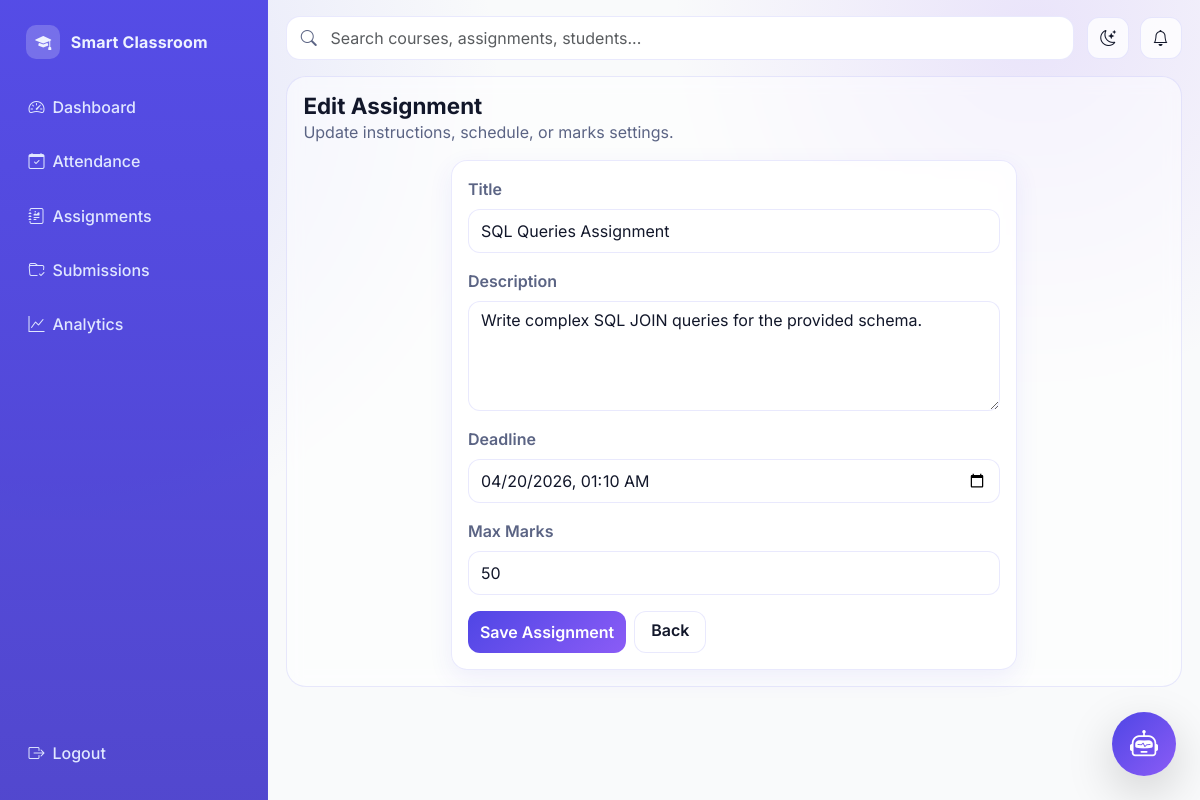
The app's page /teacher/assignments/2/edit (signed in) with its own data.
### models/__init__.py (models this page shows)
class Assignment(db.Model):
    id = db.Column(db.Integer, primary_key=True)
    teacher_id = db.Column(db.Integer, db.ForeignKey("teacher_profile.user_id"), nullable=False)
    title = db.Column(db.String(200), nullable=False)
    description = db.Column(db.Text, nullable=False)
    deadline = db.Column(db.DateTime, nullable=False)
    max_marks = db.Column(db.Integer, nullable=False)
    created_at = db.Column(db.DateTime, default=lambda: datetime.now(timezone.utc), nullable=False)
    submissions = db.relationship("Submission", backref="assignment", lazy=True, cascade="all, delete")

### routes/teacher_routes.py (the view, shortened to what this page needs)
@teacher_bp.route("/assignments/<int:assignment_id>/edit", methods=["GET", "POST"])
@login_required
@role_required("Teacher")
def edit_assignment(assignment_id):
    assignment = Assignment.query.filter_by(id=assignment_id, teacher_id=current_user.id).first_or_404()
    form = AssignmentForm(obj=assignment)
    return render_template("teacher/assignment_edit.html", form=form, assignment=assignment)

### forms/teacher_forms.py
class AssignmentForm(FlaskForm):
    title = StringField("Title", validators=[InputRequired(), Length(min=3, max=200)])
    description = TextAreaField("Description", validators=[InputRequired(), Length(min=5)])
    deadline = DateTimeLocalField("Deadline", format="%Y-%m-%dT%H:%M", validators=[InputRequired()])
    max_marks = IntegerField("Max Marks", validators=[InputRequired(), NumberRange(min=1, max=1000)])
    submit = SubmitField("Save Assignment")

### app.py (called while the page is built)
def create_app():
    app = Flask(__name__)
    app.config.from_object(Config)
    os.makedirs(app.config["UPLOAD_FOLDER"], exist_ok=True)
    db.init_app(app)
    bcrypt.init_app(app)
    login_manager.init_app(app)
    csrf.init_app(app)
    register_blueprints(app)
    @app.context_processor
    def inject_globals():
        return {"app_name": "College Management System"}
    with app.app_context():
        db.create_all()
    return app

### models/__init__.py (called while the page is built)
@login_manager.user_loader
def load_user(user_id):
    return User.query.get(int(user_id))

### templates/teacher/assignment_edit.html (shortened to what this page needs)
{% extends 'base.html' %} {% block title %} - Edit Assignment{% endblock %} {%
block content %}
<section class="page-header">
  <div>
    <h1 class="page-title">Edit Assignment</h1>
    <p class="text-muted-soft mb-0">
      Update instructions, schedule, or marks settings.
    </p>
  </div>
</section>
<div class="row justify-content-center">
  <div class="col-lg-8">
    <article class="app-card p-3">
      <form method="POST">
        <div class="mb-3">
          {{ form.title.label(class='form-label') }} {{
          form.title(class='form-control') }}
        </div>
        <div class="mb-3">
          {{ form.description.label(class='form-label') }} {{
          form.description(class='form-control', rows=4) }}
        </div>
        <div class="mb-3">
          {{ form.deadline.label(class='form-label') }} {{
          form.deadline(class='form-control') }}
        </div>
        <div class="mb-3">
          {{ form.max_marks.label(class='form-label') }} {{
          form.max_marks(class='form-control') }}
        </div>
        <div class="d-flex gap-2">
          {{ form.submit(class='btn btn-success') }}
          <a
            href="{{ url_for('teacher.assignments') }}"
            class="btn btn-soft px-3"
            >Back</a
          >
        </div>
      </form>
    </article>
  </div>
</div>
{% endblock %}

### static/css/styles.css (style rules this page uses)
:root { --bg: #f9fafb; --surface: rgba(255, 255, 255, 0.78); --surface-solid: #ffffff; --surface-muted: #f3f5fb; --text: #12172a; --text-soft: #5b6484; --primary: #4f46e5; --primary-2: #6366f1; --accent: #8b5cf6; --success: #16a34a; --danger: #ef4444; --warning: #f59e0b; --border: rgba(99, 102, 241, 0.14); --shadow-sm: 0 8px 24px rgba(79, 70, 229, 0.08); --shadow-md: 0 18px 44px rgba(31, 41, 55, 0.12); --radius-sm: 12px; --radius-md: 16px; --radius-lg: 20px; --transition: 240ms ease-in-out; }
* { box-sizing: border-box; }
html, body { margin: 0; padding: 0; min-height: 100%; font-family: "Inter", "Poppins", "Segoe UI", sans-serif; font-size: 16px; color: var(--text); background: radial-gradient( circle at 5% 12%, rgba(99, 102, 241, 0.16), transparent 33% ), radial-gradient( circle at 86% 4%, rgba(139, 92, 246, 0.14), transparent 28% ), var(--bg); }
a { color: inherit; }
.glass-card, .card, .app-card { border: 1px solid var(--border); background: var(--surface); backdrop-filter: blur(12px); border-radius: var(--radius-md); box-shadow: var(--shadow-sm); transition: transform var(--transition), box-shadow var(--transition), border-color var(--transition); }
.icon-btn, .btn-soft { border: 1px solid var(--border); background: var(--surface); border-radius: 12px; min-height: 42px; min-width: 42px; color: var(--text); transition: all var(--transition); }
.page-header { display: flex; align-items: center; justify-content: space-between; gap: 1rem; margin-bottom: 1rem; }
.page-title { margin: 0; font-size: 1.4rem; font-weight: 700; }
.text-muted-soft { color: var(--text-soft); }
.btn { border-radius: 12px; font-weight: 600; transition: all var(--transition); }
.btn-primary, .btn-success { border: none; background: linear-gradient(135deg, var(--primary), var(--accent)); }
.form-control, .form-select { border-radius: 12px; border: 1px solid var(--border); background: var(--surface-solid); color: var(--text); min-height: 44px; transition: border-color var(--transition), box-shadow var(--transition), transform var(--transition); }
.form-label { font-weight: 600; color: var(--text-soft); }

### records on screen
Assignment: title "SQL Queries Assignment", description "Write complex SQL JOIN queries for the provided schema.", deadline "04/20/2026 01:10", max_marks "50"

### other values on screen
{{ label }} "Dashboard" "Attendance" "Assignments" "Submissions" "Analytics"
